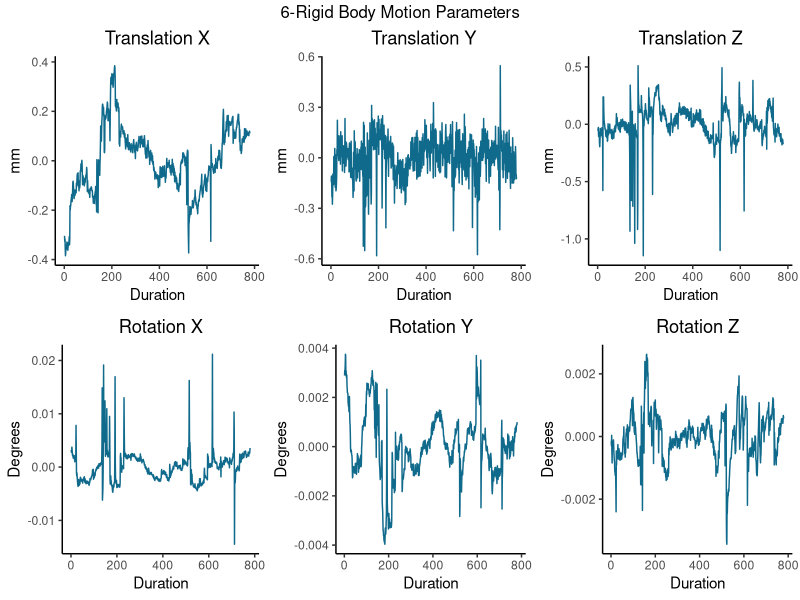
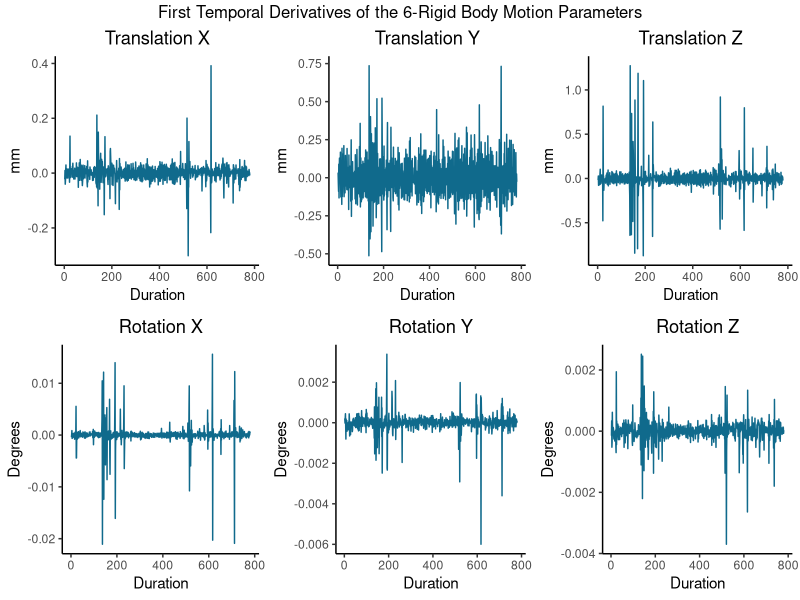
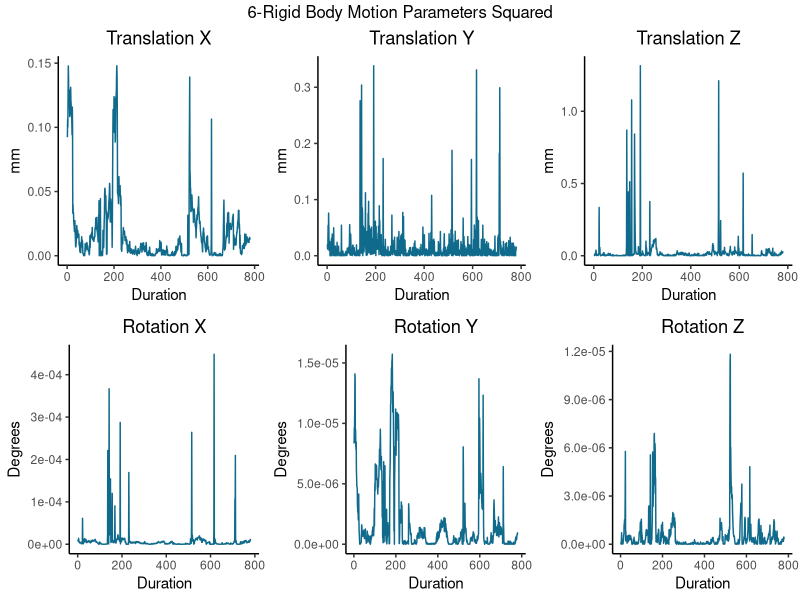
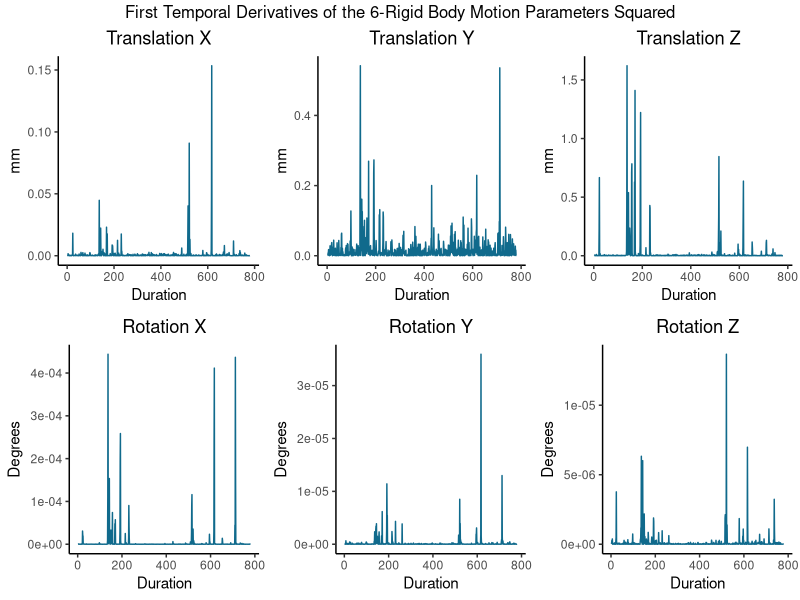

The R source for these figures, in order:
## ---- chunk 1
knitr::opts_chunk$set(echo = TRUE)
library(tidyverse)
library(gridExtra)
## ---- chunk 2

# load 6-rigidy body motion parameters
motion_demeaned <- read.csv("blog_Calculate_Motion_Regressors_files/example_motion_demeand.csv", header = FALSE)

# rename columns
motion_variables <- c("translation_x", "translation_y", "translation_z", "rotation_x", "rotation_y", "rotation_z")

colnames(motion_demeaned) <- motion_variables

# add duration for graphs
motion_demeaned$duration <- c(1:780)

# plot translation x
motion_translation_x <- ggplot(motion_demeaned, mapping = aes(x = duration, y = translation_x)) +
  geom_line(color = "#106a8c") +
  theme_classic() +
  theme(
    plot.title = element_text(hjust = .5),
    plot.subtitle = element_text(hjust = .5)
  ) +
  ggtitle("Translation X") +
  xlab("Duration") +
  ylab("mm")

# plot translation y
motion_translation_y <- ggplot(motion_demeaned, mapping = aes(x = duration, y = translation_y)) +
  geom_line(color = "#106a8c") +
  theme_classic() +
  theme(
    plot.title = element_text(hjust = .5),
    plot.subtitle = element_text(hjust = .5)
  ) +
  ggtitle("Translation Y") +
  xlab("Duration") +
  ylab("mm")

# plot translation z
motion_translation_z <- ggplot(motion_demeaned, mapping = aes(x = duration, y = translation_z)) +
  geom_line(color = "#106a8c") +
  theme_classic() +
  theme(
    plot.title = element_text(hjust = .5),
    plot.subtitle = element_text(hjust = .5)
  ) +
  ggtitle("Translation Z") +
  xlab("Duration") +
  ylab("mm")

# plot rotation x
motion_rotation_x <- ggplot(motion_demeaned, mapping = aes(x = duration, y = rotation_x)) +
  geom_line(color = "#106a8c") +
  theme_classic() +
  theme(
    plot.title = element_text(hjust = .5),
    plot.subtitle = element_text(hjust = .5)
  ) +
  ggtitle("Rotation X") +
  xlab("Duration") +
  ylab("Degrees")

# plot rotation y
motion_rotation_y <- ggplot(motion_demeaned, mapping = aes(x = duration, y = rotation_y)) +
  geom_line(color = "#106a8c") +
  theme_classic() +
  theme(
    plot.title = element_text(hjust = .5),
    plot.subtitle = element_text(hjust = .5)
  ) +
  ggtitle("Rotation Y") +
  xlab("Duration") +
  ylab("Degrees")

# plot yaw
motion_rotation_z <- ggplot(motion_demeaned, mapping = aes(x = duration, y = rotation_z)) +
  geom_line(color = "#106a8c") +
  theme_classic() +
  theme(
    plot.title = element_text(hjust = .5),
    plot.subtitle = element_text(hjust = .5)
  ) +
  ggtitle("Rotation Z") +
  xlab("Duration") +
  ylab("Degrees")

# plot 6-rigid body motion parameters into one figure
grid.arrange(motion_translation_x, motion_translation_y, motion_translation_z, motion_rotation_x, motion_rotation_y, motion_rotation_z, nrow = 2, ncol = 3, top = "6-Rigid Body Motion Parameters")
## ---- chunk 3

# calculate first temporal derivative
motion_demeaned.td1 <- sapply(motion_demeaned, FUN = function(x) c(NA, diff(x)))

# save as dataframe
motion_demeaned.td1 <- as.data.frame(motion_demeaned.td1)

# rename columns
colnames(motion_demeaned.td1) <- paste0(motion_variables, "_td1")

# add duration for graphs
motion_demeaned.td1$duration <- c(1:780)

# plot translation x td1
motion_translation_x_td1 <- ggplot(motion_demeaned.td1, mapping = aes(x = duration, y = translation_x_td1)) +
  geom_line(color = "#106a8c") +
  theme_classic() +
  theme(
    plot.title = element_text(hjust = .5),
    plot.subtitle = element_text(hjust = .5)
  ) +
  ggtitle("Translation X") +
  xlab("Duration") +
  ylab("mm")

# plot translation y td1
motion_translation_y_td1 <- ggplot(motion_demeaned.td1, mapping = aes(x = duration, y = translation_y_td1)) +
  geom_line(color = "#106a8c") +
  theme_classic() +
  theme(
    plot.title = element_text(hjust = .5),
    plot.subtitle = element_text(hjust = .5)
  ) +
  ggtitle("Translation Y") +
  xlab("Duration") +
  ylab("mm")

# plot translation z td1
motion_translation_z_td1 <- ggplot(motion_demeaned.td1, mapping = aes(x = duration, y = translation_z_td1)) +
  geom_line(color = "#106a8c") +
  theme_classic() +
  theme(
    plot.title = element_text(hjust = .5),
    plot.subtitle = element_text(hjust = .5)
  ) +
  ggtitle("Translation Z") +
  xlab("Duration") +
  ylab("mm")

# plot rotation x td1
motion_rotation_x_td1 <- ggplot(motion_demeaned.td1, mapping = aes(x = duration, y = rotation_x_td1)) +
  geom_line(color = "#106a8c") +
  theme_classic() +
  theme(
    plot.title = element_text(hjust = .5),
    plot.subtitle = element_text(hjust = .5)
  ) +
  ggtitle("Rotation X") +
  xlab("Duration") +
  ylab("Degrees")

# plot rotation y td1
motion_rotation_y_td1 <- ggplot(motion_demeaned.td1, mapping = aes(x = duration, y = rotation_y_td1)) +
  geom_line(color = "#106a8c") +
  theme_classic() +
  theme(
    plot.title = element_text(hjust = .5),
    plot.subtitle = element_text(hjust = .5)
  ) +
  ggtitle("Rotation Y") +
  xlab("Duration") +
  ylab("Degrees")

# plot rotation z td1
motion_rotation_z_td1 <- ggplot(motion_demeaned.td1, mapping = aes(x = duration, y = rotation_z_td1)) +
  geom_line(color = "#106a8c") +
  theme_classic() +
  theme(
    plot.title = element_text(hjust = .5),
    plot.subtitle = element_text(hjust = .5)
  ) +
  ggtitle("Rotation Z") +
  xlab("Duration") +
  ylab("Degrees")

# plot motion.td1 into one figure
grid.arrange(motion_translation_x_td1, motion_translation_y_td1, motion_translation_z_td1, motion_rotation_x_td1, motion_rotation_y_td1, motion_rotation_z_td1, nrow = 2, ncol = 3, top = "First Temporal Derivatives of the 6-Rigid Body Motion Parameters")
## ---- chunk 4

# square 6-rigid body motion parameters
motion_demeaned.sq <- motion_demeaned^2

# save as data frame
motion_demeaned.sq <- as.data.frame(motion_demeaned.sq)

# rename columns
colnames(motion_demeaned.sq) <- paste0(motion_variables, "_squared")

# add duration for graphs
motion_demeaned.sq$duration <- c(1:780)

# plot translation x squared
motion_translation_x_squared <- ggplot(motion_demeaned.sq, mapping = aes(x = duration, y = translation_x_squared)) +
  geom_line(color = "#106a8c") +
  theme_classic() +
  theme(
    plot.title = element_text(hjust = .5),
    plot.subtitle = element_text(hjust = .5)
  ) +
  ggtitle("Translation X") +
  xlab("Duration") +
  ylab("mm")

# plot translation y squared
motion_translation_y_squared <- ggplot(motion_demeaned.sq, mapping = aes(x = duration, y = translation_y_squared)) +
  geom_line(color = "#106a8c") +
  theme_classic() +
  theme(
    plot.title = element_text(hjust = .5),
    plot.subtitle = element_text(hjust = .5)
  ) +
  ggtitle("Translation Y") +
  xlab("Duration") +
  ylab("mm")

# plot translation z squared
motion_translation_z_squared <- ggplot(motion_demeaned.sq, mapping = aes(x = duration, y = translation_z_squared)) +
  geom_line(color = "#106a8c") +
  theme_classic() +
  theme(
    plot.title = element_text(hjust = .5),
    plot.subtitle = element_text(hjust = .5)
  ) +
  ggtitle("Translation Z") +
  xlab("Duration") +
  ylab("mm")

# plot rotation x squared
motion_rotation_x_squared <- ggplot(motion_demeaned.sq, mapping = aes(x = duration, y = rotation_x_squared)) +
  geom_line(color = "#106a8c") +
  theme_classic() +
  theme(
    plot.title = element_text(hjust = .5),
    plot.subtitle = element_text(hjust = .5)
  ) +
  ggtitle("Rotation X") +
  xlab("Duration") +
  ylab("Degrees")

# plot rotation y squared
motion_rotation_y_squared <- ggplot(motion_demeaned.sq, mapping = aes(x = duration, y = rotation_y_squared)) +
  geom_line(color = "#106a8c") +
  theme_classic() +
  theme(
    plot.title = element_text(hjust = .5),
    plot.subtitle = element_text(hjust = .5)
  ) +
  ggtitle("Rotation Y") +
  xlab("Duration") +
  ylab("Degrees")

# plot rotation z squared
motion_rotation_z_squared <- ggplot(motion_demeaned.sq, mapping = aes(x = duration, y = rotation_z_squared)) +
  geom_line(color = "#106a8c") +
  theme_classic() +
  theme(
    plot.title = element_text(hjust = .5),
    plot.subtitle = element_text(hjust = .5)
  ) +
  ggtitle("Rotation Z") +
  xlab("Duration") +
  ylab("Degrees")

# plot motion.sq into one figure
grid.arrange(motion_translation_x_squared, motion_translation_y_squared, motion_translation_z_squared, motion_rotation_x_squared, motion_rotation_y_squared, motion_rotation_z_squared, nrow = 2, ncol = 3, top = "6-Rigid Body Motion Parameters Squared")
## ---- chunk 5

# square the first temporal derivative
motion_demeaned.td1.sq <- motion_demeaned.td1^2 # first temporal derivative squared

# save as dataframe
motion_demeaned.td1.sq <- as.data.frame(motion_demeaned.td1.sq)

# rename columns
colnames(motion_demeaned.td1.sq) <- paste0(motion_variables, "_td1_squared") # rename columns

# add duration for graphs
motion_demeaned.td1.sq$duration <- c(1:780)

# plot translation x td1 squared
motion_translation_x_td1_squared <- ggplot(motion_demeaned.td1.sq, mapping = aes(x = duration, y = translation_x_td1_squared)) +
  geom_line(color = "#106a8c") +
  theme_classic() +
  theme(
    plot.title = element_text(hjust = .5),
    plot.subtitle = element_text(hjust = .5)
  ) +
  ggtitle("Translation X") +
  xlab("Duration") +
  ylab("mm")

# plot translation y td1 squared
motion_translation_y_td1_squared <- ggplot(motion_demeaned.td1.sq, mapping = aes(x = duration, y = translation_y_td1_squared)) +
  geom_line(color = "#106a8c") +
  theme_classic() +
  theme(
    plot.title = element_text(hjust = .5),
    plot.subtitle = element_text(hjust = .5)
  ) +
  ggtitle("Translation Y") +
  xlab("Duration") +
  ylab("mm")

# plot translation z td1 squared
motion_translation_z_td1_squared <- ggplot(motion_demeaned.td1.sq, mapping = aes(x = duration, y = translation_z_td1_squared)) +
  geom_line(color = "#106a8c") +
  theme_classic() +
  theme(
    plot.title = element_text(hjust = .5),
    plot.subtitle = element_text(hjust = .5)
  ) +
  ggtitle("Translation Z") +
  xlab("Duration") +
  ylab("mm")

# plot rotation x td1 squared
motion_rotation_x_td1_squared <- ggplot(motion_demeaned.td1.sq, mapping = aes(x = duration, y = rotation_x_td1_squared)) +
  geom_line(color = "#106a8c") +
  theme_classic() +
  theme(
    plot.title = element_text(hjust = .5),
    plot.subtitle = element_text(hjust = .5)
  ) +
  ggtitle("Rotation X") +
  xlab("Duration") +
  ylab("Degrees")

# plot rotation y td1 squared
motion_rotation_y_td1_squared <- ggplot(motion_demeaned.td1.sq, mapping = aes(x = duration, y = rotation_y_td1_squared)) +
  geom_line(color = "#106a8c") +
  theme_classic() +
  theme(
    plot.title = element_text(hjust = .5),
    plot.subtitle = element_text(hjust = .5)
  ) +
  ggtitle("Rotation Y") +
  xlab("Duration") +
  ylab("Degrees")

# plot rotation z td1 squared
motion_rotation_z_td1_squared <- ggplot(motion_demeaned.td1.sq, mapping = aes(x = duration, y = rotation_z_td1_squared)) +
  geom_line(color = "#106a8c") +
  theme_classic() +
  theme(
    plot.title = element_text(hjust = .5),
    plot.subtitle = element_text(hjust = .5)
  ) +
  ggtitle("Rotation Z") +
  xlab("Duration") +
  ylab("Degrees")

# plot motion.td1.sq into one figure
grid.arrange(motion_translation_x_td1_squared, motion_translation_y_td1_squared, motion_translation_z_td1_squared, motion_rotation_x_td1_squared, motion_rotation_y_td1_squared, motion_rotation_z_td1_squared, nrow = 2, ncol = 3, top = "First Temporal Derivatives of the 6-Rigid Body Motion Parameters Squared")
